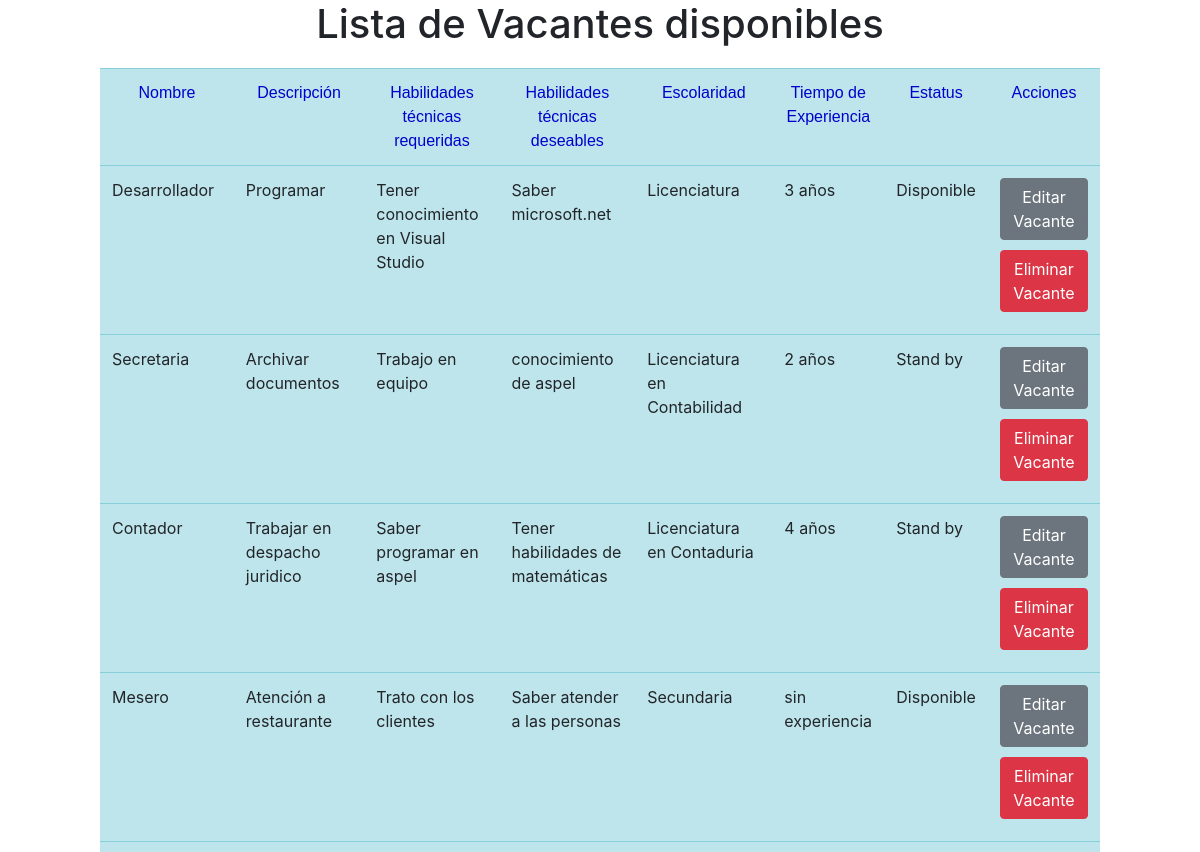
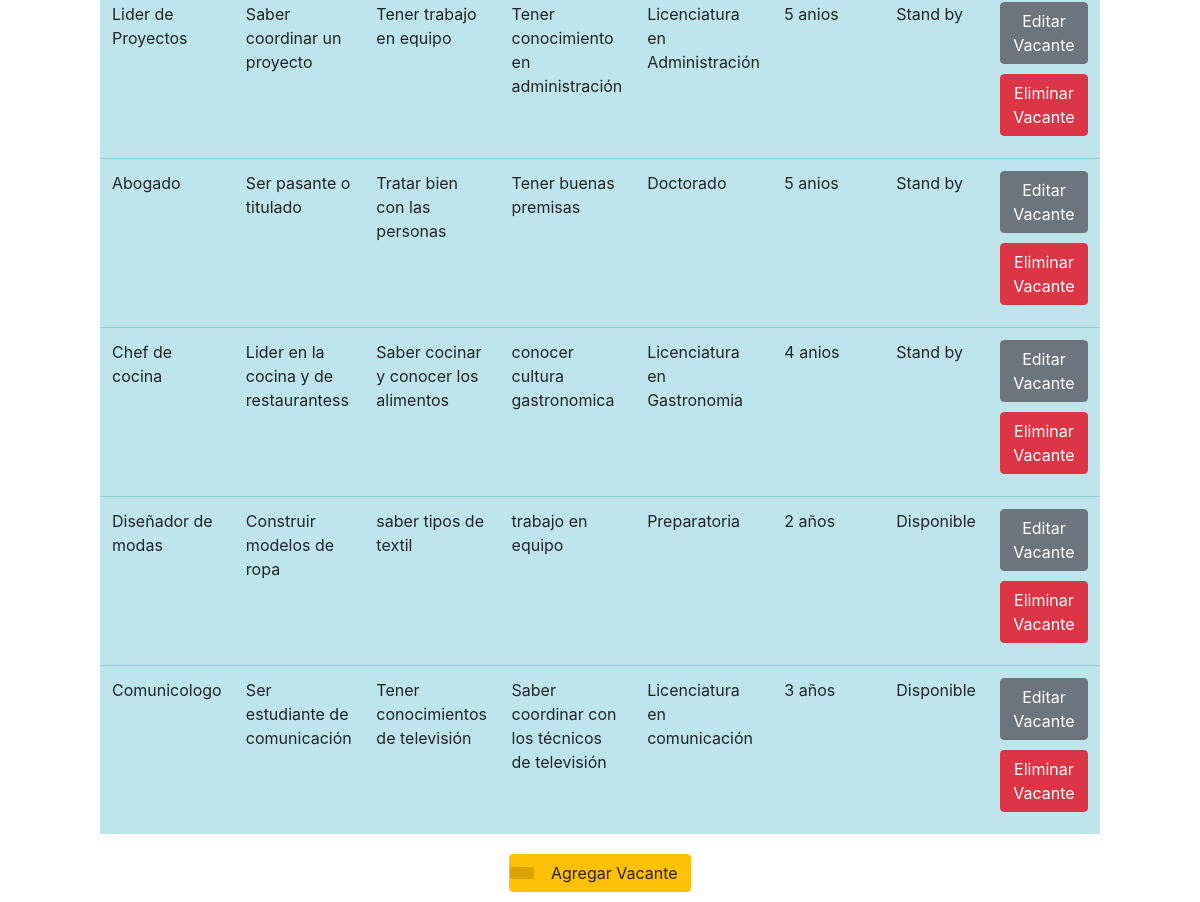
Screenshot of /Vacantes/index.php with the database file from the repository (2 pictures, top to bottom).
### tables this page shows
CREATE TABLE "vacante" (
	"id"	INTEGER,
	"nombrevac"	TEXT,
	"descripcion" TEXT,
	"habtecreq"	TEXT,
	"habtecdes"	TEXT,
	"escolaridad" TEXT,
	"experiencia" TEXT,
	"estatus" TEXT,
	PRIMARY KEY("id" AUTOINCREMENT)
);

### Vacantes/index.php (the view, shortened to what this page needs)
<?php
include '../conn.php';
$query = "SELECT * FROM vacante";
$result = $db->query($query);
?>
<!DOCTYPE html>
<html>
<head>
<link  rel="stylesheet" href="../css/vacante.css">
<link rel="stylesheet" href="https://cdn.jsdelivr.net/npm/bootstrap@4.6.1/dist/css/bootstrap.min.css">
</head>
<body>
<h1 class="titulo_candi" align="center">Lista de Vacantes disponibles</h1>
    <div style=" margin: 20px 100px;">
            <table class="table" id ="resultado">
            <tr class="table-info" id="texto">
                <td scope="col">Nombre</td>
                <td scope="col">Descripción</td>
				<td scope="col">Habilidades técnicas requeridas</td>
				<td scope="col">Habilidades técnicas deseables</td>
				<td scope="col">Escolaridad</td>
				<td scope="col">Tiempo de Experiencia</td>
				<td scope="col">Estatus</td>
                <td scope="col">Acciones</td>
                </tr>
            <?php while($row = $result->fetchArray()) {?>
            <tr class="table-info" id="load-table">
                <td scope="col"><?php echo $row['nombrevac'];?></td>
                <td scope="col"><?php echo $row['descripcion'];?></td>
				<td scope="col"><?php echo $row['habtecreq'];?></td>
                <td scope="col"><?php echo $row['habtecdes'];?></td>
				<td scope="col"><?php echo $row['escolaridad'];?></td>
				<td scope="col"><?php echo $row['experiencia'];?></td>
                <td scope="col"><?php echo $row['estatus'];?></td>
                <td>
                    <a class="btn btn-secondary" id='btnActualizar' href="ActualizarVacante.php?id=<?php echo $row['id'];?>">Editar Vacante</a>
                    <a class="btn btn-danger" id='btnEliminar' onclick="EliminarVacante();" class='delete-btn' href="EliminarVacante.php?id=<?php echo $row['id'];?>"  confirm('Desea eliminar esta vacante');">Eliminar Vacante</a>
                    </td>
            </tr>
            <?php } ?>
        </table>
    </div>
    <div class="d-flex justify-content-center">
    <a  href="AgregarVacante.php" ><button type="button" class="btn btn-labeled btn-warning">
                <span class="btn-label"><i class="glyphicon glyphicon-bookmark"></i></span> Agregar Vacante</button></a>
    </div>
</body>
</html>

### css/vacante.css (style rules this page uses)
.btn-label { position: relative; left: -12px; display: inline-block; padding: 6px 12px; background: rgba(0,0,0,0.15); border-radius: 3px 0 0 3px; }
.btn-labeled { padding-top: 0; padding-bottom: 0; }
.btn { margin-bottom:10px; }
#texto { font-family:sans-serif; color:mediumblue; font: size 10px; text-align: center; }
body { background-image: url("https://www.occ.com.mx/blog/wp-content/uploads/2018/08/redaccion-de-vacantes-OCCMundial.jpg"); }
table td { vertical-align:top; position: relative; }

### rows the page displays
vacante: nombrevac "Desarrollador", descripcion "Programar", habtecreq "Tener conocimiento en Visual Studio", habtecdes "Saber microsoft.net", escolaridad "Licenciatura", experiencia "3 años", estatus "Disponible"
vacante: nombrevac "Secretaria", descripcion "Archivar documentos", habtecreq "Trabajo en equipo", habtecdes "conocimiento de aspel", escolaridad "Licenciatura en Contabilidad", experiencia "2 años", estatus "Stand by"
vacante: nombrevac "Contador", descripcion "Trabajar en despacho juridico", habtecreq "Saber programar en aspel", habtecdes "Tener habilidades de matemáticas", escolaridad "Licenciatura en Contaduria", experiencia "4 años", estatus "Stand by"
vacante: nombrevac "Mesero", descripcion "Atención a restaurante", habtecreq "Trato con los clientes", habtecdes "Saber atender a las personas", escolaridad "Secundaria", experiencia "sin experiencia", estatus "Disponible"
vacante: nombrevac "Lider de Proyectos", descripcion "Saber coordinar un proyecto", habtecreq "Tener trabajo en equipo", habtecdes "Tener conocimiento en administración", escolaridad "Licenciatura en Administración", experiencia "5 anios", estatus "Stand by"
vacante: nombrevac "Abogado", descripcion "Ser pasante o titulado", habtecreq "Tratar bien con las personas", habtecdes "Tener buenas premisas", escolaridad "Doctorado", experiencia "5 anios", estatus "Stand by"
vacante: nombrevac "Chef de cocina", descripcion "Lider en la cocina y de restaurantess", habtecreq "Saber cocinar y conocer los alimentos", habtecdes "conocer cultura gastronomica", escolaridad "Licenciatura en Gastronomia", experiencia "4 anios", estatus "Stand by"
vacante: nombrevac "Diseñador de modas", descripcion "Construir modelos de ropa", habtecreq "saber tipos de textil", habtecdes "trabajo en equipo", escolaridad "Preparatoria", experiencia "2 años", estatus "Disponible"
vacante: nombrevac "Comunicologo", descripcion "Ser estudiante de comunicación", habtecreq "Tener conocimientos de televisión", habtecdes "Saber coordinar con los técnicos de televisión", escolaridad "Licenciatura en comunicación", experiencia "3 años", estatus "Disponible"
